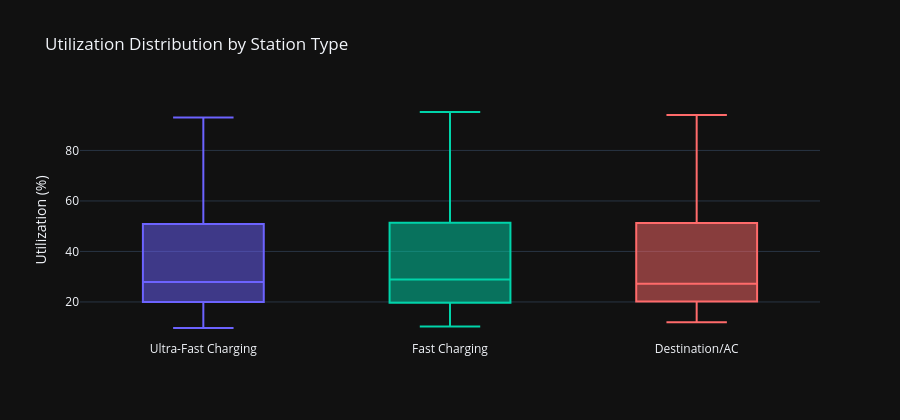

Write notebook code for a chart like this one.
### Code cell
# ── Utilization Distribution by Station Type (box plot) ──

df_box = df.copy()
df_box["Util_Pct"] = df_box["Avg_Utilization"] * 100

fig = px.box(
    df_box, x="Station_Type", y="Util_Pct",
    color="Station_Type", color_discrete_sequence=COLORS,
    title="Utilization Distribution by Station Type"
)
fig.update_layout(showlegend=False, height=420,
                  yaxis_title="Utilization (%)", xaxis_title="")
fig.show()

### Figure 1 — Plotly figure (JSON) as saved in the notebook; plotly's stock layout.template omitted (floating-point values rounded to 4 significant figures; data arrays with more than 128 entries replaced by an {"elided": "..."} marker saying what was removed)
{"data": [{"alignmentgroup": "True", "hovertemplate": "Station_Type=%{x}<br>Util_Pct=%{y}<extra></extra>", "legendgroup": "Ultra-Fast Charging", "marker": {"color": "#6C63FF"}, "name": "Ultra-Fast Charging", "notched": false, "offsetgroup": "Ultra-Fast Charging", "orientation": "v", "showlegend": true, "type": "box", "x": {"elided": "1256 str values"}, "x0": " ", "xaxis": "x", "y": {"elided": "1256 float values"}, "y0": " ", "yaxis": "y"}, {"alignmentgroup": "True", "hovertemplate": "Station_Type=%{x}<br>Util_Pct=%{y}<extra></extra>", "legendgroup": "Fast Charging", "marker": {"color": "#00D4AA"}, "name": "Fast Charging", "notched": false, "offsetgroup": "Fast Charging", "orientation": "v", "showlegend": true, "type": "box", "x": {"elided": "2539 str values"}, "x0": " ", "xaxis": "x", "y": {"elided": "2539 float values"}, "y0": " ", "yaxis": "y"}, {"alignmentgroup": "True", "hovertemplate": "Station_Type=%{x}<br>Util_Pct=%{y}<extra></extra>", "legendgroup": "Destination/AC", "marker": {"color": "#FF6B6B"}, "name": "Destination/AC", "notched": false, "offsetgroup": "Destination/AC", "orientation": "v", "showlegend": true, "type": "box", "x": {"elided": "1205 str values"}, "x0": " ", "xaxis": "x", "y": {"elided": "1205 float values"}, "y0": " ", "yaxis": "y"}], "layout": {"boxmode": "overlay", "height": 420, "legend": {"title": {"text": "Station_Type"}, "tracegroupgap": 0}, "showlegend": false, "title": {"text": "Utilization Distribution by Station Type"}, "xaxis": {"anchor": "y", "categoryarray": ["Ultra-Fast Charging", "Fast Charging", "Destination/AC"], "categoryorder": "array", "domain": [0, 1], "title": {"text": ""}}, "yaxis": {"anchor": "x", "domain": [0, 1], "title": {"text": "Utilization (%)"}}}}
